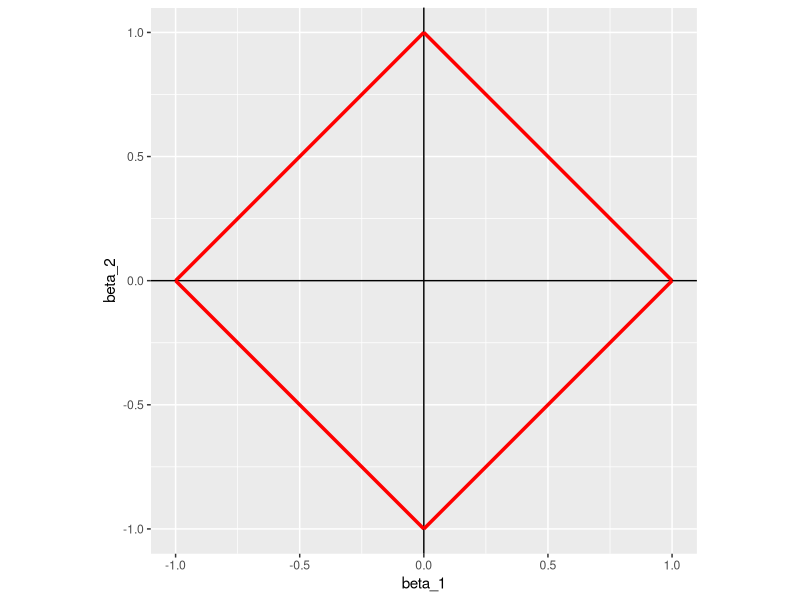
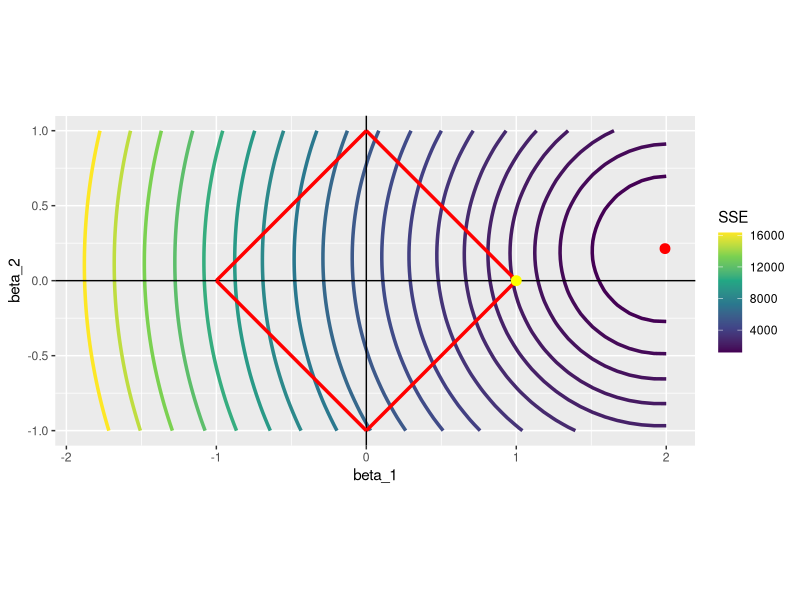
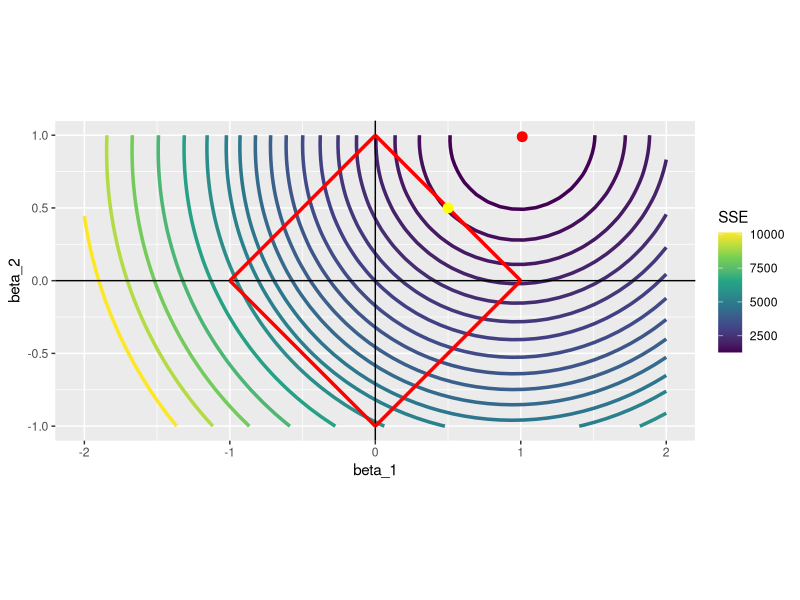
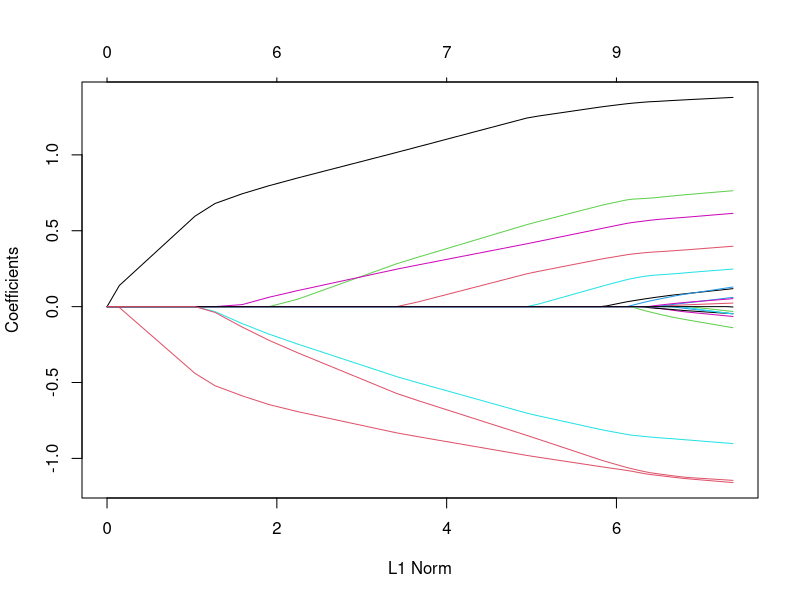
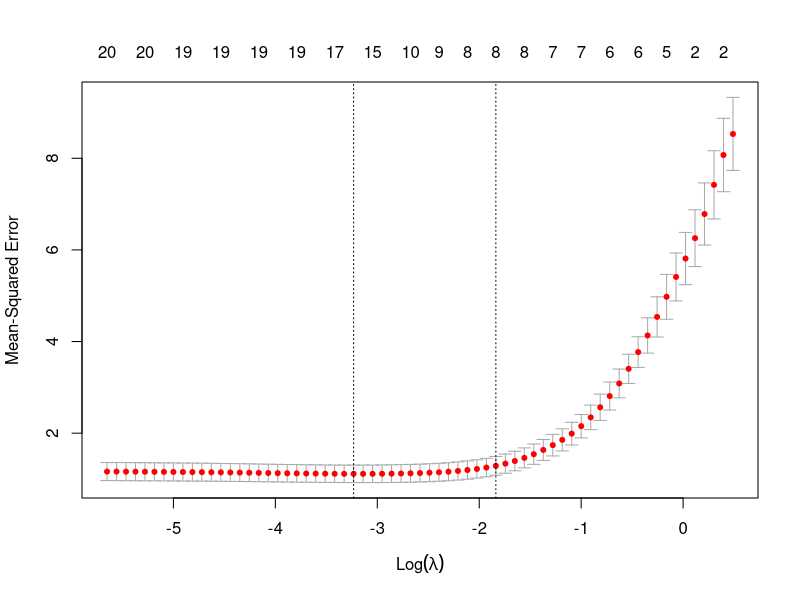

R code for these plots, in order:
## ---- chunk 1
#| include: false

library(data.table)
library(tidyverse)
library(glmnet)
## ---- chunk 2
#| code-fold: true 

ggplot() +
  geom_hline(yintercept = 0) +
  geom_vline(xintercept = 0) +
  geom_segment(aes(x = 1, y = 0, xend = 0, yend = 1), color = "red", size = 1.2) +
  geom_segment(aes(x = 1, y = 0, xend = 0, yend = -1), color = "red", size = 1.2) +
  geom_segment(aes(x = -1, y = 0, xend = 0, yend = 1), color = "red", size = 1.2) +
  geom_segment(aes(x = -1, y = 0, xend = 0, yend = -1), color = "red", size = 1.2) +
  coord_equal() +
  xlab("beta_1") +
  ylab("beta_2")
## ---- chunk 3
N <- 1000 # number of observations
x_1 <- rnorm(N)
x_2 <- rnorm(N)
mu <- rnorm(N) # error term
y <- 2 * x_1 + 0.2 * x_2 + mu

data <-
  data.table(
    y = y,
    x_1 = x_1,
    x_2 = x_2
  )
## ---- chunk 4
(
ols_coefs <- lm(y ~ x_1 + x_2, data = data)$coefficient
)
## ---- chunk 5
(
beta_table <- 
  data.table::CJ(
    beta_1 = seq(-2, 2, length = 50),
    beta_2 = seq(-1, 1, length = 50) 
  )
)
## ---- chunk 6

#=== define the function to get SSE ===#
get_sse <- function(i, data)
{
  #=== extract beta_1 and beta_2 for ith observation  ===#
  betas <- beta_table[i, ]

  #=== calculate SSE ===#
  sse <-
    copy(data) %>% 
    .[, y_hat := x_1 * betas[, beta_1] + x_2 * betas[, beta_2]] %>% 
    .[, se := (y - y_hat)^2] %>% 
    .[, sum(se)]

  return(sse)
}

#=== calculate SSE for each row of beta_table ===#
sse_all <-
  lapply(
    1:nrow(beta_table),
    function(x) get_sse(x, data)
  ) %>% 
  unlist()

#=== assign the calculated sse values as a variable ===#
(
beta_table[, sse := sse_all]
)
## ---- chunk 7
#| code-fold: true 

ggplot() +
  stat_contour(
    data = beta_table, 
    aes(x = beta_1, y = beta_2, z = sse, color = ..level..),
    size = 1.2,
    breaks = 
      round(
        quantile(beta_table$sse, seq(0, 1, 0.05)),
        0
      )
    ) +
  scale_color_viridis_c(name = "SSE") +
  geom_hline(yintercept = 0) +
  geom_vline(xintercept = 0) +
  geom_segment(aes(x = 1, y = 0, xend = 0, yend = 1), color = "red", size = 1.2) +
  geom_segment(aes(x = 1, y = 0, xend = 0, yend = -1), color = "red", size = 1.2) +
  geom_segment(aes(x = -1, y = 0, xend = 0, yend = 1), color = "red", size = 1.2) +
  geom_segment(aes(x = -1, y = 0, xend = 0, yend = -1), color = "red", size = 1.2) +
  #=== OLS point estimates (solutions without the constraint) ===#
  geom_point(
    aes(x = ols_coefs["x_1"], y = ols_coefs["x_2"]),
    color = "red",
    size = 3
  ) +
  geom_point(
    aes(x = 1, y = 0),
    color = "yellow",
    size = 3
  ) +
  coord_equal()

## ---- chunk 8
#| code-fold: true

N <- 1000 # number of observations
x_1 <- rnorm(N)
x_2 <- rnorm(N)
mu <- rnorm(N) # error term
y <- x_1 + x_2 + mu

data <-
  data.table(
    y = y,
    x_1 = x_1,
    x_2 = x_2
  )

ols_coefs <- lm(y ~ x_1 + x_2, data = data)$coefficient

#=== calculate sse for each row of beta_table ===#
sse_all <-
  lapply(
    1:nrow(beta_table),
    function(x) {
      betas <- beta_table[x, ]
      sse <-
        copy(data) %>% 
        .[, y_hat := x_1 * betas[, beta_1] + x_2 * betas[, beta_2]] %>% 
        .[, se := (y - y_hat)^2] %>% 
        .[, sum(se)]
      return(sse)
    }
  ) %>% 
  unlist()

#=== assign the calculated sse values as a variable ===#
beta_table[, sse := sse_all]

#=== visualize ===#
ggplot() +
  stat_contour(
    data = beta_table, 
    aes(x = beta_1, y = beta_2, z = sse, color = ..level..),
    size = 1.2,
    breaks = 
      round(
        quantile(beta_table$sse, seq(0, 1, 0.05)),
        0
      )
    ) +
  scale_color_viridis_c(name = "SSE") +
  geom_hline(yintercept = 0) +
  geom_vline(xintercept = 0) +
  geom_segment(aes(x = 1, y = 0, xend = 0, yend = 1), color = "red", size = 1.2) +
  geom_segment(aes(x = 1, y = 0, xend = 0, yend = -1), color = "red", size = 1.2) +
  geom_segment(aes(x = -1, y = 0, xend = 0, yend = 1), color = "red", size = 1.2) +
  geom_segment(aes(x = -1, y = 0, xend = 0, yend = -1), color = "red", size = 1.2) +
  #=== OLS point estimates (solutions without the constraint) ===#
  geom_point(
    aes(x = ols_coefs["x_1"], y = ols_coefs["x_2"]),
    color = "red",
    size = 3
  ) +
  geom_point(
    aes(x = 0.5, y = 0.5),
    color = "yellow",
    size = 3
  ) +
  coord_equal()
## ---- chunk 9
#=== get the data ===#
data(QuickStartExample)

#=== see the structure ===#
str(QuickStartExample)
## ---- chunk 10
#=== extract X and y ===#
X <- QuickStartExample$x
y <- QuickStartExample$y

#=== run LASSO ===#
lasso <- glmnet(X, y)
## ---- chunk 11
lasso
## ---- chunk 12
#=== get coefficient estimates ===#
coef_lasso <- coef(lasso)

#=== check the dimension ===#
dim(coef_lasso)

#=== take a look at the first and last three ===#
coef_lasso[, c(1:3, 65:67)]
## ---- chunk 13
plot(lasso)
## ---- chunk 14
cv_lasso <- cv.glmnet(X, y, nfolds = 5)
## ---- chunk 15
plot(cv_lasso)
## ---- chunk 16
cv_lasso$lambda.min
## ---- chunk 17
coef(cv_lasso, s = "lambda.min")
## ---- chunk 18
coef(cv_lasso, s = "lambda.1se")
## ---- chunk 19
cv.glmnet(X, y, nfolds = 5, standardize = FALSE) %>% 
  coef(s = "lambda.min")
## ---- chunk 20
#=== scale the first variable ===#
X_scaled <- X
X_scaled[, 1] <- X_scaled[, 1] / 1000

cv.glmnet(X_scaled, y, nfolds = 5, standardize = FALSE) %>% 
  coef(s = "lambda.min")
## ---- chunk 21
#=== not scaled ===#
cv.glmnet(X, y, nfolds = 5, standardize = TRUE) %>% 
  coef(s = "lambda.min")

#=== scaled ===#
cv.glmnet(X_scaled, y, nfolds = 5, standardize = TRUE) %>% 
  coef(s = "lambda.min")
